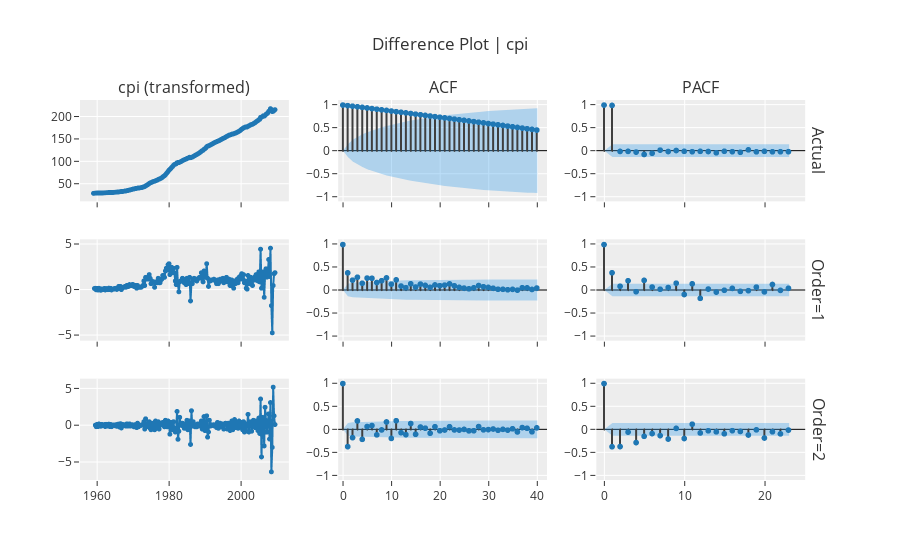

The code cell stored with this chart in its notebook:
### Code cell
exp.plot_model(plot="diff", data_kwargs={"order_list": [1,2], "acf": True, "pacf": True})
